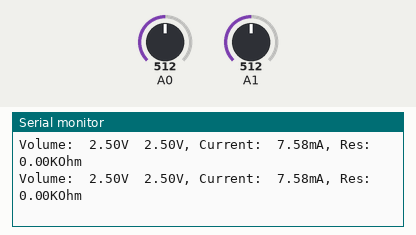
A sketch run on a simulated Arduino Uno, built with avr-gcc and run on an emulated ATmega328P. Parts: the last lines printed to the serial monitor. Inputs (shaded band) come from the test bench; at power-on: A1 = 512, A0 = 512.

Above: at 1.8 s.
1.9 s: A1 set to 525
At 2.8 s:
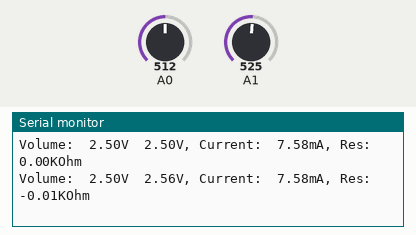
4.5 s: A0 set to 360
At 5.6 s:
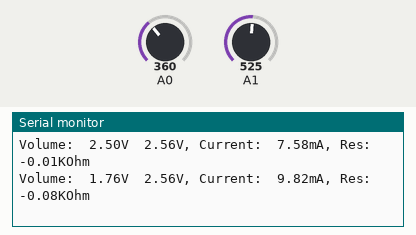
6.0 s: A0 set to 331
At 6.4 s:
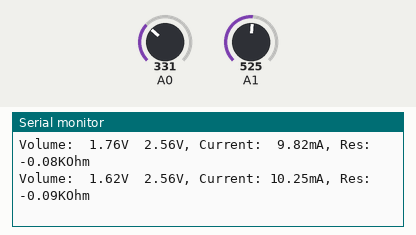
8.5 s: A1 set to 341
At 9.8 s:
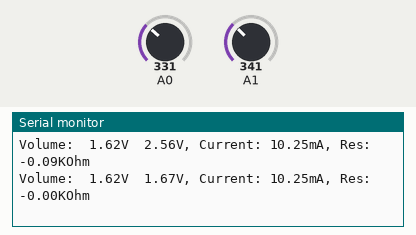
10.0 s: A1 set to 318
At 10.8 s:
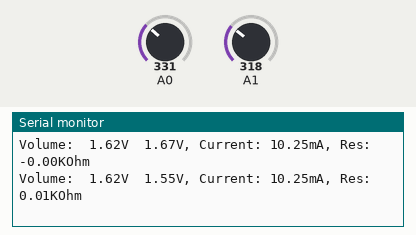

Measured:
- the behaviour switches between 512 and 513 on A1 (found by bisection; images 0 and 1)
- the behaviour switches between 349 and 348 on A0 (found by bisection; images 2 and 3)
- the behaviour switches between 332 and 331 on A1 (found by bisection; images 4 and 5)
- after the input at 1.9 s, the serial monitor: prints a new line after 0.10 s (image 1)
- after the input at 4.5 s, the serial monitor: prints a new line after 0.51 s (image 2)
- after the input at 6.0 s, the serial monitor: prints a new line at once (image 3)
- after the input at 8.5 s, the serial monitor: prints a new line after 0.51 s (image 4)
- after the input at 10.0 s, the serial monitor: prints a new line at once (image 5)

The sketch:

test_variable_resistance.ino
```cpp
float vol_A0, vol_A1, current, res;
char str[80];
char buf_A0[20], buf_A1[20], buf_current_mA[20], buf_res_K[20];
void setup() {
  // put your setup code here, to run once:
  Serial.begin(9600);
}

void loop() {
  // put your main code here, to run repeatedly:
  vol_A0 = analogRead(A0) * 5.0 / 1024.0;
  vol_A1 = analogRead(A1) * 5.0 / 1024.0;
  current = (5-vol_A0) / 330;
  res = (vol_A0 - vol_A1) / current;
  dtostrf(vol_A0, 5, 2, buf_A0);
  dtostrf(vol_A1, 5, 2, buf_A1);
  dtostrf(current*1000, 5, 2, buf_current_mA);
  dtostrf(res/1000, 5, 2, buf_res_K);
  sprintf(str, "Volume: %sV %sV, Current: %smA, Res: %sKOhm", buf_A0, buf_A1, buf_current_mA, buf_res_K);
  Serial.println(str);
  delay(1000);
}
```
